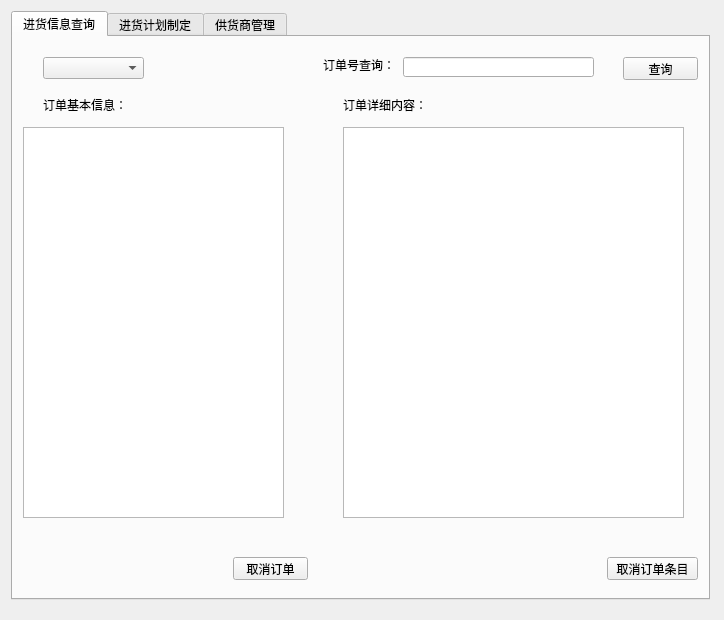
<?xml version="1.0" encoding="UTF-8"?>
<ui version="4.0">
 <class>stock_MainWindow</class>
 <widget class="QMainWindow" name="stock_MainWindow">
  <property name="geometry">
   <rect>
    <x>0</x>
    <y>0</y>
    <width>724</width>
    <height>620</height>
   </rect>
  </property>
  <property name="windowTitle">
   <string>MainWindow</string>
  </property>
  <widget class="QWidget" name="centralWidget">
   <widget class="QWidget" name="horizontalLayoutWidget">
    <property name="geometry">
     <rect>
      <x>0</x>
      <y>0</y>
      <width>721</width>
      <height>611</height>
     </rect>
    </property>
    <layout class="QHBoxLayout" name="horizontalLayout">
     <item>
      <widget class="QTabWidget" name="tabWidget">
       <property name="currentIndex">
        <number>0</number>
       </property>
       <widget class="QWidget" name="tab">
        <attribute name="title">
         <string>进货信息查询</string>
        </attribute>
        <widget class="QComboBox" name="comboBox">
         <property name="geometry">
          <rect>
           <x>30</x>
           <y>20</y>
           <width>101</width>
           <height>22</height>
          </rect>
         </property>
        </widget>
        <widget class="QLabel" name="label">
         <property name="geometry">
          <rect>
           <x>30</x>
           <y>60</y>
           <width>81</width>
           <height>16</height>
          </rect>
         </property>
         <property name="text">
          <string>订单基本信息：</string>
         </property>
        </widget>
        <widget class="QTableView" name="tableView">
         <property name="geometry">
          <rect>
           <x>330</x>
           <y>90</y>
           <width>341</width>
           <height>391</height>
          </rect>
         </property>
        </widget>
        <widget class="QLabel" name="label_2">
         <property name="geometry">
          <rect>
           <x>330</x>
           <y>60</y>
           <width>81</width>
           <height>16</height>
          </rect>
         </property>
         <property name="text">
          <string>订单详细内容：</string>
         </property>
        </widget>
        <widget class="QLabel" name="label_3">
         <property name="geometry">
          <rect>
           <x>310</x>
           <y>20</y>
           <width>71</width>
           <height>16</height>
          </rect>
         </property>
         <property name="text">
          <string>订单号查询：</string>
         </property>
        </widget>
        <widget class="QLineEdit" name="lineEdit">
         <property name="geometry">
          <rect>
           <x>390</x>
           <y>20</y>
           <width>191</width>
           <height>20</height>
          </rect>
         </property>
        </widget>
        <widget class="QPushButton" name="pushButton">
         <property name="geometry">
          <rect>
           <x>610</x>
           <y>20</y>
           <width>75</width>
           <height>23</height>
          </rect>
         </property>
         <property name="text">
          <string>查询</string>
         </property>
        </widget>
        <widget class="QTableView" name="tableView_6">
         <property name="geometry">
          <rect>
           <x>10</x>
           <y>90</y>
           <width>261</width>
           <height>391</height>
          </rect>
         </property>
        </widget>
        <widget class="QPushButton" name="pushButton_10">
         <property name="geometry">
          <rect>
           <x>220</x>
           <y>520</y>
           <width>75</width>
           <height>23</height>
          </rect>
         </property>
         <property name="text">
          <string>取消订单</string>
         </property>
        </widget>
        <widget class="QPushButton" name="pushButton_11">
         <property name="geometry">
          <rect>
           <x>594</x>
           <y>520</y>
           <width>91</width>
           <height>23</height>
          </rect>
         </property>
         <property name="text">
          <string>取消订单条目</string>
         </property>
        </widget>
       </widget>
       <widget class="QWidget" name="tab_2">
        <attribute name="title">
         <string>进货计划制定</string>
        </attribute>
        <widget class="QLabel" name="label_4">
         <property name="geometry">
          <rect>
           <x>50</x>
           <y>30</y>
           <width>81</width>
           <height>16</height>
          </rect>
         </property>
         <property name="text">
          <string>供货商：</string>
         </property>
        </widget>
        <widget class="QLabel" name="label_5">
         <property name="geometry">
          <rect>
           <x>280</x>
           <y>30</y>
           <width>54</width>
           <height>12</height>
          </rect>
         </property>
         <property name="text">
          <string>商品信息：</string>
         </property>
        </widget>
        <widget class="QLabel" name="label_6">
         <property name="geometry">
          <rect>
           <x>40</x>
           <y>260</y>
           <width>54</width>
           <height>12</height>
          </rect>
         </property>
         <property name="text">
          <string>进货清单：</string>
         </property>
        </widget>
        <widget class="QPushButton" name="pushButton_2">
         <property name="geometry">
          <rect>
           <x>520</x>
           <y>360</y>
           <width>75</width>
           <height>23</height>
          </rect>
         </property>
         <property name="text">
          <string>删除记录</string>
         </property>
        </widget>
        <widget class="QPushButton" name="pushButton_3">
         <property name="geometry">
          <rect>
           <x>520</x>
           <y>430</y>
           <width>75</width>
           <height>23</height>
          </rect>
         </property>
         <property name="text">
          <string>生成订单</string>
         </property>
        </widget>
        <widget class="QTableWidget" name="tableWidget_2">
         <property name="geometry">
          <rect>
           <x>30</x>
           <y>290</y>
           <width>461</width>
           <height>221</height>
          </rect>
         </property>
        </widget>
        <widget class="QTableView" name="tableView_2">
         <property name="geometry">
          <rect>
           <x>20</x>
           <y>50</y>
           <width>221</width>
           <height>192</height>
          </rect>
         </property>
        </widget>
        <widget class="QTableView" name="tableView_5">
         <property name="geometry">
          <rect>
           <x>300</x>
           <y>50</y>
           <width>351</width>
           <height>192</height>
          </rect>
         </property>
        </widget>
        <widget class="QLCDNumber" name="lcdNumber">
         <property name="geometry">
          <rect>
           <x>600</x>
           <y>10</y>
           <width>71</width>
           <height>23</height>
          </rect>
         </property>
        </widget>
        <widget class="QLabel" name="label_12">
         <property name="geometry">
          <rect>
           <x>500</x>
           <y>10</y>
           <width>91</width>
           <height>20</height>
          </rect>
         </property>
         <property name="text">
          <string>剩余仓库空间：</string>
         </property>
        </widget>
        <widget class="QPushButton" name="pushButton_9">
         <property name="geometry">
          <rect>
           <x>594</x>
           <y>250</y>
           <width>81</width>
           <height>23</height>
          </rect>
         </property>
         <property name="text">
          <string>加入进货清单</string>
         </property>
        </widget>
        <widget class="QLabel" name="label_13">
         <property name="geometry">
          <rect>
           <x>40</x>
           <y>530</y>
           <width>71</width>
           <height>16</height>
          </rect>
         </property>
         <property name="text">
          <string>进货总价格：</string>
         </property>
        </widget>
        <widget class="QLCDNumber" name="lcdNumber_2">
         <property name="geometry">
          <rect>
           <x>110</x>
           <y>530</y>
           <width>131</width>
           <height>23</height>
          </rect>
         </property>
        </widget>
        <widget class="QLabel" name="label_14">
         <property name="geometry">
          <rect>
           <x>340</x>
           <y>530</y>
           <width>71</width>
           <height>16</height>
          </rect>
         </property>
         <property name="text">
          <string>进货总运费：</string>
         </property>
        </widget>
        <widget class="QLCDNumber" name="lcdNumber_3">
         <property name="geometry">
          <rect>
           <x>420</x>
           <y>530</y>
           <width>131</width>
           <height>23</height>
          </rect>
         </property>
        </widget>
       </widget>
       <widget class="QWidget" name="tab_3">
        <attribute name="title">
         <string>供货商管理</string>
        </attribute>
        <widget class="QComboBox" name="comboBox_2">
         <property name="geometry">
          <rect>
           <x>30</x>
           <y>20</y>
           <width>121</width>
           <height>22</height>
          </rect>
         </property>
        </widget>
        <widget class="QLabel" name="label_7">
         <property name="geometry">
          <rect>
           <x>30</x>
           <y>60</y>
           <width>101</width>
           <height>20</height>
          </rect>
         </property>
         <property name="text">
          <string>供货商基本信息：</string>
         </property>
        </widget>
        <widget class="QLabel" name="label_8">
         <property name="geometry">
          <rect>
           <x>280</x>
           <y>70</y>
           <width>101</width>
           <height>16</height>
          </rect>
         </property>
         <property name="text">
          <string>供货商商品信息：</string>
         </property>
        </widget>
        <widget class="QTableView" name="tableView_4">
         <property name="geometry">
          <rect>
           <x>310</x>
           <y>90</y>
           <width>281</width>
           <height>351</height>
          </rect>
         </property>
        </widget>
        <widget class="QLineEdit" name="lineEdit_2">
         <property name="geometry">
          <rect>
           <x>120</x>
           <y>60</y>
           <width>151</width>
           <height>20</height>
          </rect>
         </property>
        </widget>
        <widget class="QLabel" name="label_9">
         <property name="geometry">
          <rect>
           <x>40</x>
           <y>60</y>
           <width>71</width>
           <height>20</height>
          </rect>
         </property>
         <property name="text">
          <string>供货商名字：</string>
         </property>
        </widget>
        <widget class="QLabel" name="label_10">
         <property name="geometry">
          <rect>
           <x>310</x>
           <y>60</y>
           <width>71</width>
           <height>16</height>
          </rect>
         </property>
         <property name="text">
          <string>供货商地址：</string>
         </property>
        </widget>
        <widget class="QLineEdit" name="lineEdit_3">
         <property name="geometry">
          <rect>
           <x>390</x>
           <y>60</y>
           <width>191</width>
           <height>20</height>
          </rect>
         </property>
        </widget>
        <widget class="QLabel" name="label_11">
         <property name="geometry">
          <rect>
           <x>50</x>
           <y>90</y>
           <width>101</width>
           <height>16</height>
          </rect>
         </property>
         <property name="text">
          <string>供货商提供的商品：</string>
         </property>
        </widget>
        <widget class="QPushButton" name="pushButton_4">
         <property name="geometry">
          <rect>
           <x>600</x>
           <y>130</y>
           <width>75</width>
           <height>23</height>
          </rect>
         </property>
         <property name="text">
          <string>保存</string>
         </property>
        </widget>
        <widget class="QPushButton" name="pushButton_5">
         <property name="geometry">
          <rect>
           <x>600</x>
           <y>180</y>
           <width>75</width>
           <height>23</height>
          </rect>
         </property>
         <property name="text">
          <string>增加商品</string>
         </property>
        </widget>
        <widget class="QPushButton" name="pushButton_6">
         <property name="geometry">
          <rect>
           <x>600</x>
           <y>240</y>
           <width>75</width>
           <height>23</height>
          </rect>
         </property>
         <property name="text">
          <string>删除商品</string>
         </property>
        </widget>
        <widget class="QPushButton" name="pushButton_7">
         <property name="geometry">
          <rect>
           <x>574</x>
           <y>30</y>
           <width>91</width>
           <height>23</height>
          </rect>
         </property>
         <property name="text">
          <string>修改供应商信息</string>
         </property>
        </widget>
        <widget class="QTableWidget" name="tableWidget">
         <property name="geometry">
          <rect>
           <x>60</x>
           <y>120</y>
           <width>491</width>
           <height>361</height>
          </rect>
         </property>
        </widget>
        <widget class="QTableView" name="tableView_3">
         <property name="geometry">
          <rect>
           <x>20</x>
           <y>90</y>
           <width>231</width>
           <height>351</height>
          </rect>
         </property>
        </widget>
        <widget class="QPushButton" name="pushButton_8">
         <property name="geometry">
          <rect>
           <x>600</x>
           <y>290</y>
           <width>75</width>
           <height>23</height>
          </rect>
         </property>
         <property name="text">
          <string>删除供应商</string>
         </property>
        </widget>
       </widget>
      </widget>
     </item>
    </layout>
   </widget>
  </widget>
 </widget>
 <layoutdefault spacing="6" margin="11"/>
 <resources/>
 <connections/>
</ui>
